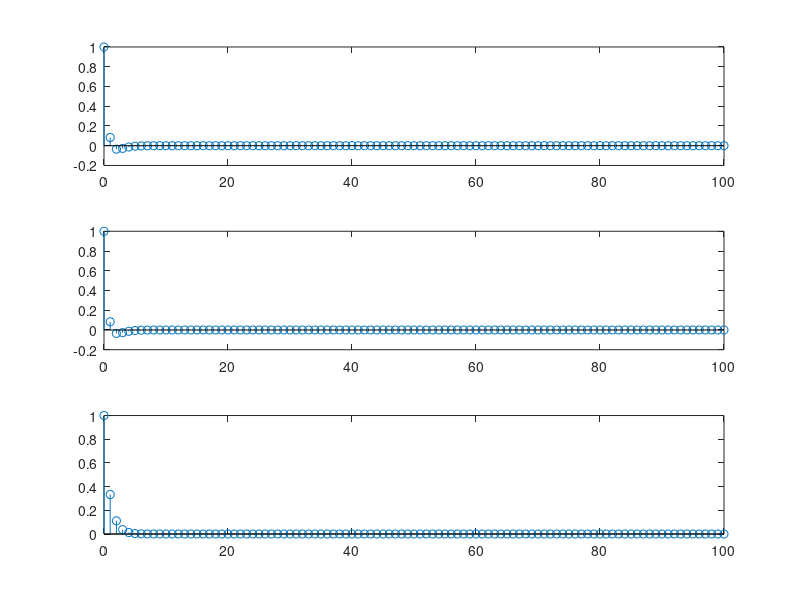
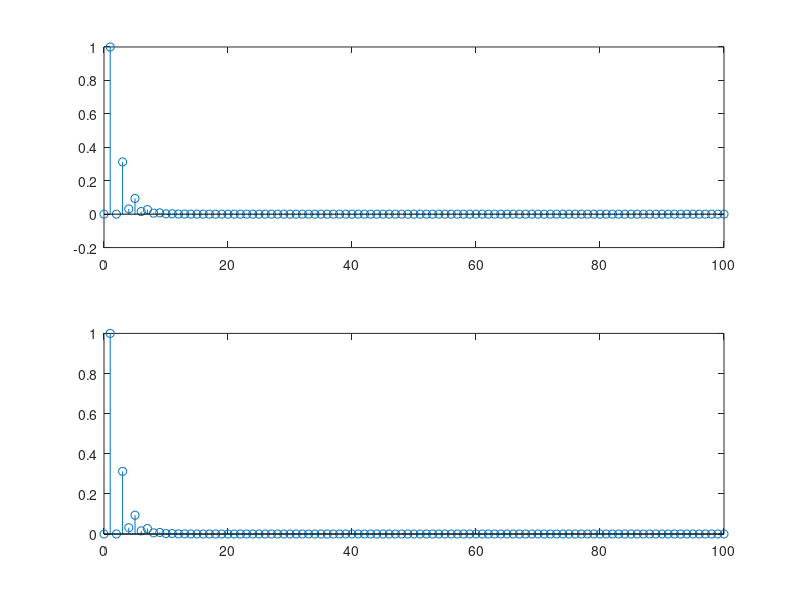

MATLAB code to generate these figures, in order:
%part a
%range of points n
n=0:100;
%calculating the first term in the input equation
x=(0.5.^n);
%adding the second term in the input equation
x(2:end)=x(2:end)-0.25*(0.5.^n(1:end-1));
%calculating the fourier transform X(w) of the input x[n]
X=fft(x);
%calculating the output of the system y[n]
y=(1/3).^n;
%calculating the fourier transform Y(w) of the output y[n]
Y=fft(y);
%calculating the response H(w) of the system in frequency domain
H=Y./X;
%calculating the response h[n] of the system in time domain
h=ifft(H);
%creating figure for part i
figure("Name","part a");
%plotting the response h[n] in subplot 1
subplot(3,1,1);stem(n,h);
%calculating the response from the equation i got with hand analysis
h_calc=-2*((1/3).^n)+3*((1/4).^n);
%plotting hand analysis response in subplot 2
subplot(3,1,2);stem(n,h_calc);
%calculating the response of the equation i got in part 2
h_diff=filter([1,-1/2,0],[1,-7/12,1/12],x);
%plotting the response in subplot 3
subplot(3,1,3);stem(n,h_diff);
%_________________________________________________________________________________
%part b
%range of points n
n=0:100;
%calculating the output of the system y[n]
y=0.25.^n;
%calculating the input to the system x[n]
x=(n+2).*(0.5.^n);
%calculating the fourier transform Y(w) of the output y[n]
Y=fft(y);
%calculating the fourier transform X(w) of the input x[n]
X=fft(x);
%calculating the response H(w) of the system in frequency domain
H=Y./X;
%calculating the new output of the system y_new[n]
y_new=-((-0.5).^n);
%adding the delta in the equation d(n)
y_new(1)=y_new(1)+1;
%calculating fourier transform of y_new[n]
Y_new=fft(y_new);
%calculating X_new(w) in frequency domain
X_new=Y_new./H;
%calculating x_new[n] in time domain
x_new=ifft(X_new);
%creating figure for part i
figure("Name","part b");
%plotting the required input in subplot 1
subplot(2,1,1);stem(n,x_new)
%calculating the input i got with hand analysis
x_new_calc=(-9/8)*((-0.5).^n)+(3/8)*(0.5.^n)+(1/4)*(n+1).*(0.5.^n);
%adding the delta in the input 0.5d(n)
x_new_calc(1)=x_new_calc(1)+0.5;
%plotting the hand analysis input in subplot 2
subplot(2,1,2);stem(n,x_new_calc);